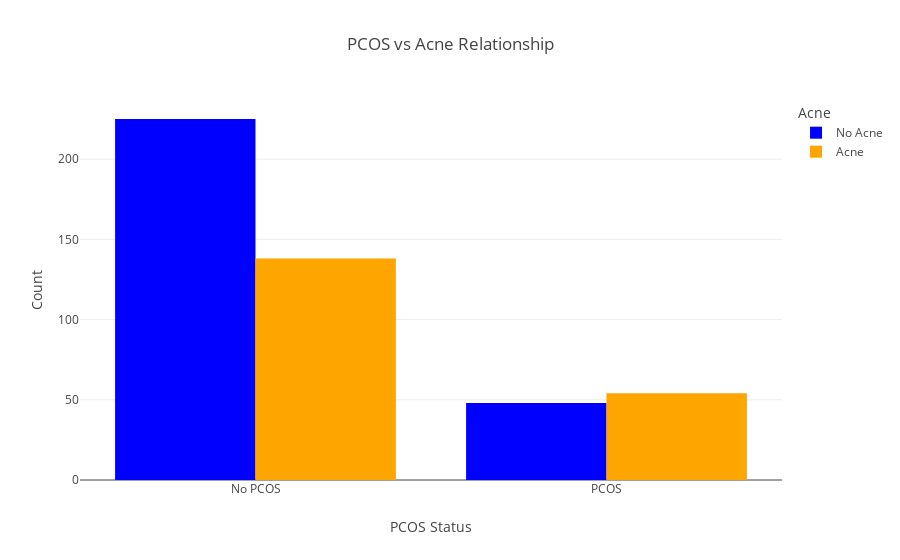

Here is the notebook cell this chart was saved with:
### Code cell
import plotly.express as px

# Group by PCOS and Acne and count the occurrences
pcos_acne_count = df.groupby(['PCOS', 'Acne']).size().reset_index(name='count')

# Map values for better readability
pcos_acne_count['PCOS'] = pcos_acne_count['PCOS'].map({0: 'No PCOS', 1: 'PCOS'})
pcos_acne_count['Acne'] = pcos_acne_count['Acne'].map({0: 'No Acne', 1: 'Acne'})

# Create a bar plot with custom colors for Acne
fig = px.bar(pcos_acne_count, 
             x='PCOS', y='count', color='Acne', 
             title='PCOS vs Acne Relationship',
             labels={'PCOS': 'PCOS Status', 'count': 'Count'},
             barmode='group',  # Grouped bar plot
             color_discrete_map={'No Acne': 'blue', 'Acne': 'orange'}) 

# Show the plot
fig.show()

### Figure 1 — Plotly figure (JSON) as saved in the notebook; plotly's stock layout.template omitted (floating-point values rounded to 4 significant figures)
{"data": [{"alignmentgroup": "True", "hovertemplate": "Acne=No Acne<br>PCOS Status=%{x}<br>Count=%{y}<extra></extra>", "legendgroup": "No Acne", "marker": {"color": "blue", "pattern": {"shape": ""}}, "name": "No Acne", "offsetgroup": "No Acne", "orientation": "v", "showlegend": true, "textposition": "auto", "type": "bar", "x": ["No PCOS", "PCOS"], "xaxis": "x", "y": [225, 48], "yaxis": "y"}, {"alignmentgroup": "True", "hovertemplate": "Acne=Acne<br>PCOS Status=%{x}<br>Count=%{y}<extra></extra>", "legendgroup": "Acne", "marker": {"color": "orange", "pattern": {"shape": ""}}, "name": "Acne", "offsetgroup": "Acne", "orientation": "v", "showlegend": true, "textposition": "auto", "type": "bar", "x": ["No PCOS", "PCOS"], "xaxis": "x", "y": [138, 54], "yaxis": "y"}], "layout": {"barmode": "group", "legend": {"title": {"text": "Acne"}, "tracegroupgap": 0}, "title": {"text": "PCOS vs Acne Relationship"}, "xaxis": {"anchor": "y", "domain": [0, 1], "title": {"text": "PCOS Status"}}, "yaxis": {"anchor": "x", "domain": [0, 1], "title": {"text": "Count"}}}}
